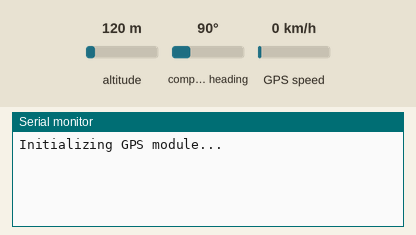
Simulated run of this sketch. Board: Arduino Uno, built with avr-gcc and run on an emulated ATmega328P. Parts: the last lines printed to the serial monitor. The inputs (shaded band) are chosen by the test bench; at power-on: altitude 120 m, GPS speed 0 km/h, compass heading 90°. The GPS gets a fix after 3 s at 37.7749, -122.4194 with 8 satellites.

Above: at 1.2 s.
1.3 s: altitude set to 20 m
At 3.4 s:
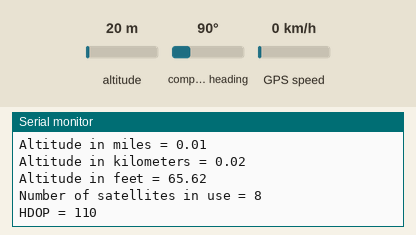
4.5 s: GPS speed set to 2 km/h
6.0 s: altitude set to 250 m
At 6.8 s:
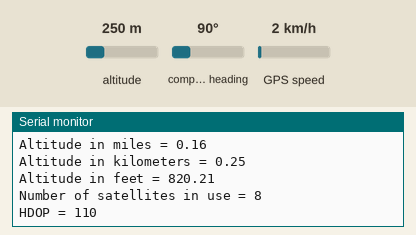

The sketch:

ESP32-SpeedAsSound.ino
```cpp
#include <TinyGPS++.h>
#include <SoftwareSerial.h>

static const int RXPin = 4, TXPin = 3;
static const uint32_t GPSBaud = 9600;


// The TinyGPS++ object
TinyGPSPlus gps;

// The serial connection to the GPS device
SoftwareSerial ss(12, 14);

void setup(){
  Serial.begin(115200);
  Serial.print("Initializing GPS module...");
  ss.begin(GPSBaud);
}

void loop(){
  while (ss.available() > 0){
    gps.encode(ss.read());

    if (gps.location.isUpdated()){
      // Latitude in degrees (double)
      Serial.print("Latitude= ");
      Serial.print(gps.location.lat(), 6);
      // Longitude in degrees (double)
      Serial.print(" Longitude= ");
      Serial.println(gps.location.lng(), 6);

      // Raw speed in 100ths of a knot (i32)
      Serial.print("Raw speed in 100ths/knot = ");
      Serial.println(gps.speed.value());
      // Speed in knots (double)
      Serial.print("Speed in knots/h = ");
      Serial.println(gps.speed.knots());
      // Speed in miles per hour (double)
      Serial.print("Speed in miles/h = ");
      Serial.println(gps.speed.mph());
      // Speed in meters per second (double)
      Serial.print("Speed in m/s = ");
      Serial.println(gps.speed.mps());
      // Speed in kilometers per hour (double)
      Serial.print("Speed in km/h = ");
      Serial.println(gps.speed.kmph());

      // Raw altitude in centimeters (i32)
      Serial.print("Raw altitude in centimeters = ");
      Serial.println(gps.altitude.value());
      // Altitude in meters (double)
      Serial.print("Altitude in meters = ");
      Serial.println(gps.altitude.meters());
      // Altitude in miles (double)
      Serial.print("Altitude in miles = ");
      Serial.println(gps.altitude.miles());
      // Altitude in kilometers (double)
      Serial.print("Altitude in kilometers = ");
      Serial.println(gps.altitude.kilometers());
      // Altitude in feet (double)
      Serial.print("Altitude in feet = ");
      Serial.println(gps.altitude.feet());

      // Number of satellites in use (u32)
      Serial.print("Number of satellites in use = ");
      Serial.println(gps.satellites.value());

      // Horizontal Dim. of Precision (100ths-i32)
      Serial.print("HDOP = ");
      Serial.println(gps.hdop.value());
    }
  }
}
```

Measured:
- after the input at 1.3 s, the serial monitor: prints a new line after 1.7 s (image 1)
- after the input at 6.0 s, the serial monitor: prints a new line at once (image 2)
